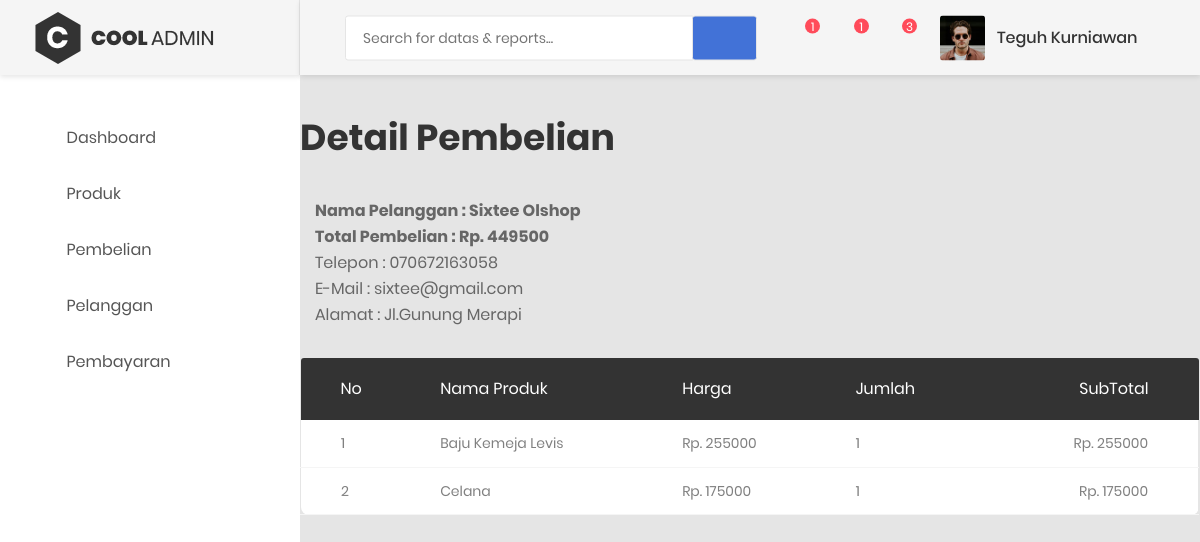
The app's page /admin/index.php?halaman=detail&id=18 (signed in) with its own data.
### tables this page shows
CREATE TABLE `tb_pembelian` (
  `id_pembelian` int(11) NOT NULL,
  `id_pelanggan` int(11) NOT NULL,
  `id_prov` int(11) NOT NULL,
  `tanggal_pembelian` date NOT NULL,
  `total_pembelian` int(11) NOT NULL,
  `tarif` int(11) NOT NULL,
  `alamat` varchar(50) NOT NULL,
  `status` varchar(30) NOT NULL
);

CREATE TABLE `tb_pelanggan` (
  `id_pelanggan` int(11) NOT NULL,
  `email` varchar(30) NOT NULL,
  `password` varchar(30) NOT NULL,
  `nama_pelanggan` varchar(50) NOT NULL,
  `telepon` varchar(30) NOT NULL
);

CREATE TABLE `tb_pembelian_produk` (
  `id_pembelian_produk` int(11) NOT NULL,
  `id_pembelian` int(11) NOT NULL,
  `id_produk` int(11) NOT NULL,
  `jumlah` int(11) NOT NULL
);

CREATE TABLE `tb_produk` (
  `id_produk` int(11) NOT NULL,
  `nama_produk` varchar(40) NOT NULL,
  `harga_produk` int(11) NOT NULL,
  `berat_produk` int(11) NOT NULL,
  `foto_produk` varchar(40) NOT NULL,
  `deskripsi_produk` text NOT NULL
);

### admin/detail.php (the view, shortened to what this page needs)
<h1>Detail Pembelian</h1>
<?php
	$ambil = $koneksi->query("SELECT * FROM tb_pembelian JOIN tb_pelanggan
							  ON tb_pembelian.id_pelanggan = tb_pelanggan.id_pelanggan
							  WHERE tb_pembelian.id_pembelian = '$_GET[id]'");
	$detail = $ambil->fetch_assoc();
 ?>
 <pre>
 </pre>
<div class="container">
		<strong>
			<?php echo " Nama Pelanggan : ".$detail['nama_pelanggan']; ?>
			<br>
			<?php echo"Total Pembelian : Rp. " .$detail['total_pembelian']; ?>
		</strong>
		 <p>
		 	<?php echo "Telepon : " .$detail['telepon']; ?>
		 	<br>
		 	<?php echo "E-Mail : " .$detail['email'] ?>
		 	<br>
		 	<?php echo "Alamat : " .$detail['alamat']; ?>
		 </p>
</div>
  <div class="row m-t-30">
      <div class="col-md-12">
		<div class="table-responsive m-b-40">
		<table class="table table-borderless table-data3">
			<thead class="thead light">
				<tr>
					<th>No</th>
					<th>Nama Produk</th>
					<th>Harga</th>
					<th>Jumlah</th>
					<th>SubTotal</th>
				</tr>
			</thead>
			<tbody>
			<?php $no = 1; ?>
			<?php $ambil = $koneksi->query("SELECT * FROM tb_pembelian_produk JOIN tb_produk ON
											tb_pembelian_produk.id_produk = tb_produk.id_produk
											WHERE tb_pembelian_produk.id_pembelian = '$_GET[id]'"); ?>
			<?php while($pecah = $ambil->fetch_assoc()) { ?>
				<tr>
					<td><?php echo $no; ?></td>
					<td><?php echo $pecah['nama_produk']; ?></td>
					<td><?php echo "Rp. " .$pecah['harga_produk'];  ?></td>
					<td><?php echo $pecah['jumlah']; ?></td>
					<td><?php echo "Rp. ".$pecah['harga_produk']*$pecah['jumlah']; ?></td>
				</tr>
			<?php $no++; ?>
			<?php } ?>
			</tbody>
		</table>
		</div>
	</div>
</div>

### records on screen
tb_pembelian: id_pelanggan.nama_pelanggan "Sixtee Olshop", total_pembelian "449500", id_pelanggan.telepon "070672163058", id_pelanggan.email "sixtee@gmail.com", alamat "Jl.Gunung Merapi"
tb_pembelian_produk: id_produk.nama_produk "Baju Kemeja Levis", id_produk.harga_produk "255000", jumlah "1", $pecah['harga_produk']*$pecah['jumlah'] "255000"
tb_pembelian_produk: id_produk.nama_produk "Celana", id_produk.harga_produk "175000", jumlah "1", $pecah['harga_produk']*$pecah['jumlah'] "175000"

### other values on screen
$_SESSION['admin']['nama'] "Teguh Kurniawan"
